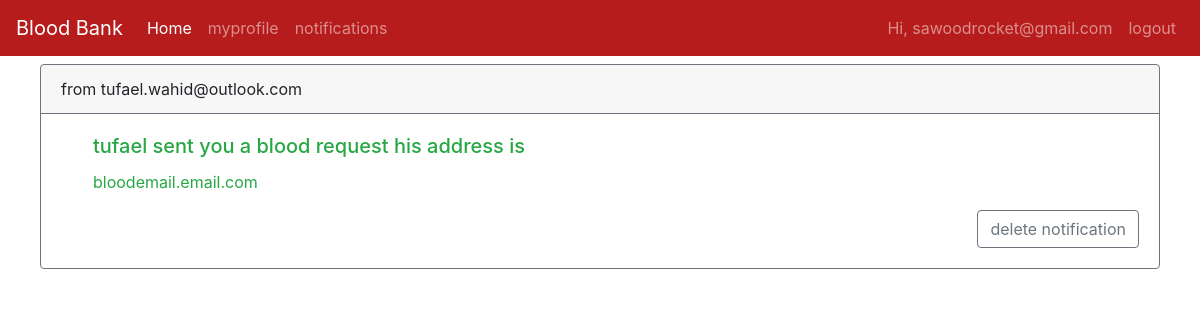
The app's page /notifications (signed in) with its own data.
### tables this page shows
CREATE TABLE request (id INTEGER PRIMARY KEY AUTOINCREMENT, toemail TEXT, formemail TEXT, toname TEXT, toaddr TEXT);

### server.py (the view)
@app.route('/notifications',methods=('GET','POST'))
def notifications():
    if request.method == 'GET':
            conn = sqlite3.connect('database.db')
            print("Opened database successfully")
            conn.row_factory = sqlite3.Row
            cur = conn.cursor()
            cor = conn.cursor()
            cur.execute('select * from request where toemail=?',(session['username'],))
            cor.execute('select * from request where toemail=?',(session['username'],))
            row = cor.fetchone();
            rows = cur.fetchall();
            if row==None:
                return render_template('notifications.html')
            else:
                return render_template('notifications.html',rows=rows)

### templates/notifications.html (shortened to what this page needs)
{% extends "base.html" %}
{% block content %}
{% if rows is defined %}
{% for row in rows %}
         <div class="card text-left border-secondary mb-3 mt-2 mx-auto" style="width: 70rem;">
           <div class="card-header border-secondary">from {{row['formemail']}} </div>
          <div class="card-body text-success ml-3">
                    <h5 class="card-title ml-3">{{row['toname']}} sent you a blood request
                  his address is </h5>
                    <p class="card-text ml-3">
                          {{row['toaddr']}}
                        </p>
                        <div class="d-flex justify-content-end">
                      <a class="btn btn-outline-secondary" href = "{{url_for('deletenoti',id=row['id'])}}">delete notification</a>
                        </div>
                        </div>
                        </div>
{% endfor %}
{% endif %}
{% endblock %}

### templates/base.html (shortened to what this page needs)
<html>
    <head>
        <link rel="stylesheet" href="https://stackpath.bootstrapcdn.com/bootstrap/4.1.3/css/bootstrap.min.css">
    </head>
    <body>
      {% if session['admin'] == True %}
      <nav class="navbar navbar-expand-lg navbar-dark" style="background-color: #b71c1c;">
        <button class="navbar-toggler" type="button" data-toggle="collapse" data-target="#navbarSupportedContent" aria-controls="navbarSupportedContent" aria-expanded="false" aria-label="Toggle navigation">
          <span class="navbar-toggler-icon"></span>
        </button>
      <div class="collapse navbar-collapse" id="navbarNav">
        <a class="navbar-brand" href="/">Blood Bank</a>
      <ul class="navbar-nav mr-auto">
        <li class="nav-item active">
          <a class="nav-link" href="/">Home <span class="sr-only">(current)</span></a>
        </li>
      <li class="nav-item">
        <a class="nav-link" href="/dashboard">Dashboard</a>
      </li>
      <li class="nav-item">
        <a class="nav-link" href="/bloodbank">add blood</a>
      </li>
      </ul>
      <ul class="navbar-nav ml-auto">
        <li class="nav-item">
          <a class="nav-link" href="{{url_for('logout')}}">logout</a>
        </li>
        </ul>
    </div>
  </nav>
      {% elif session['logged_in'] == True %}
      <nav class="navbar navbar-expand-lg navbar-dark" style="background-color: #b71c1c;">
      <div class="collapse navbar-collapse" id="navbarNav">
        <a class="navbar-brand" href="/">Blood Bank</a>
      <ul class="navbar-nav mr-auto">
        <li class="nav-item active">
          <a class="nav-link" href="/">Home <span class="sr-only">(current)</span></a>
        </li>
      <li class="nav-item">
        <a class="nav-link" href="{{url_for('myprofile',email=session['username'])}}">myprofile</a>
      </li>
      <li class="nav-item">
        <a class="nav-link" href="{{url_for('notifications')}}">notifications</a>
      </li>
      </ul>
      <ul class="navbar-nav ml-auto">
    <li class="nav-item">
      <a class="nav-link" href="#"> Hi, {{ session['username']}}</a>
    </li>
    <li class="nav-item">
      <a class="nav-link" href="{{url_for('logout')}}">logout</a>
    </li>
    </ul>
  </div>
</nav>
    {%endif%}
          {% block content %}
           {% endblock %}
      </body>
</html>

### records on screen
request: username "sawoodrocket@gmail.com", formemail "tufael.wahid@outlook.com", toname "tufael", toaddr "bloodemail.email.com"
